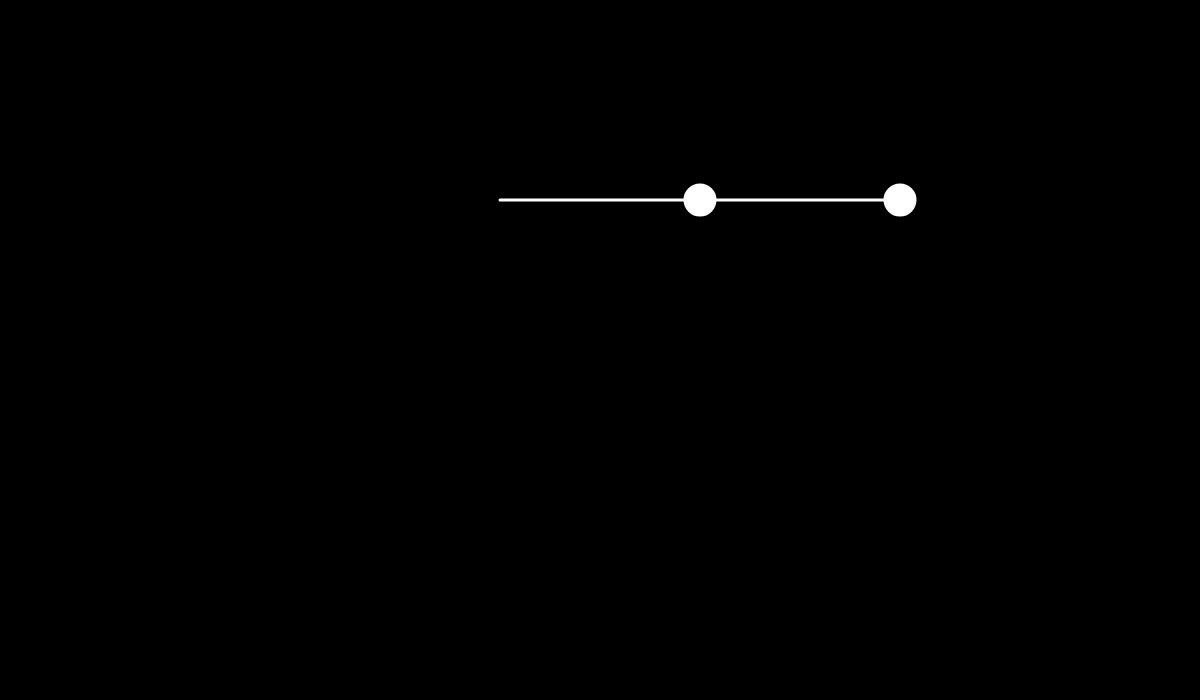
Frame 1 (no input)
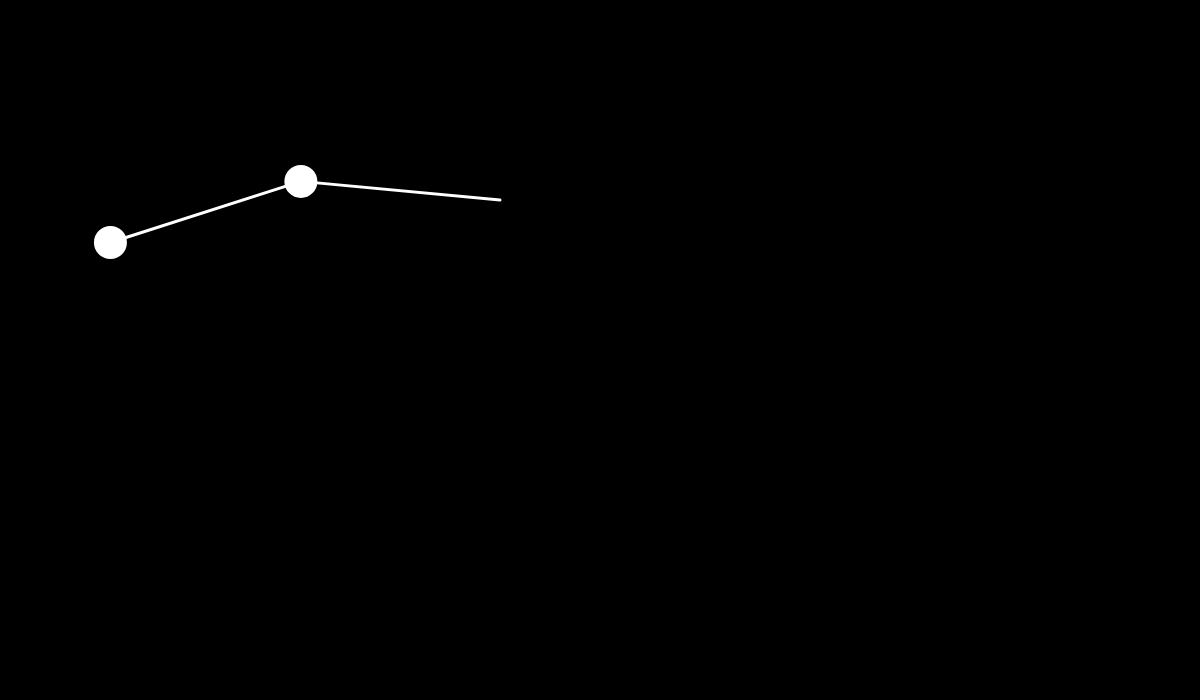
Frame 60 (no input)
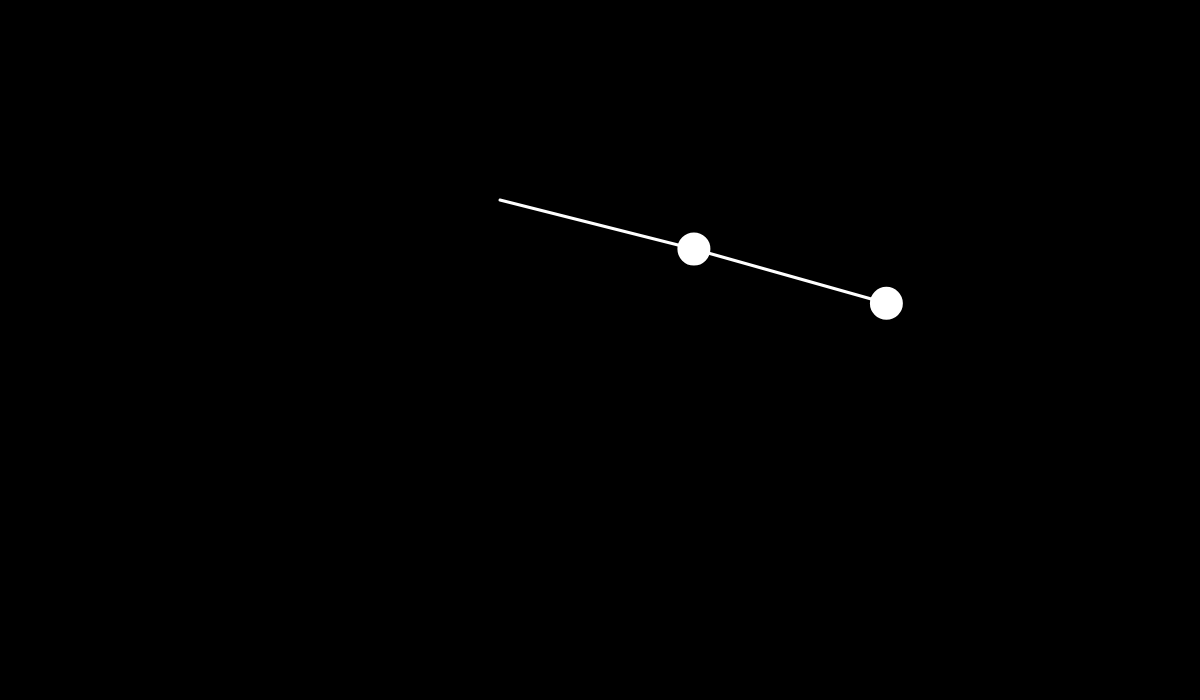
Frame 120 (the mouse pressed at the canvas centre since frame 60)

The p5.js sketch that drew these frames (run headless with seeded random() and noise() and a simulated clock; from frame 60 on, the mouse is pressed at the canvas centre):

// p5.js sketch
// ── sketch.js
//Alexi Jamal
//Code created for a simulation of double pendulum by Dan Shiffman but in p5.js library
/**
 * @param r1
 * Stands for length of rod 1
 * @param r2
 * Stands for length of rod 2
 * @param m1
 * Stands for mass 1
 * @param m2
 * Stands for mass 2
 * @param a1
 * Stands for angle 1
 * @param a2
 * Stands for angle 2
 * @param g
 * Gravity (universal value=9.8). For the graphics rendering purposes, set to g=1
 * @param pg
 * 'createGraphics' function. To be used later
 * @param px2
 * previous pixel of x
 * @param py2
 * previous pixel of y
 * 
 * 'vel' and 'acc' stand for 'velocity' and 'acceleration' respectively
 * 
 */

//Chars 'r1' and 'r2' are named in 'r' because the 'l' and '1' in coding are confusing

let r1 = 200;
let r2 = 200;
let m1 = 30;
let m2 = 30;
let a1 = Math.PI / 2;
let a2 = Math.PI / 2;
let a1_vel = 0;
let a2_vel = 0;
let g = 1;
//var pg;
let px2 = -1;
let py2 = -1;

function setup() {
  createCanvas(1200, 700);
  //pg = createGraphics(900, 900);
}

function draw() {
  background(0);

  let num1 = -g * (2 * m1 + m2) * sin(a1);
  let num2 = -m2 * g * sin(a1 - 2 * a2);
  let num3 = -2 * sin(a1 - a2) * m2;
  let num4 = a2_vel * a2_vel * r2 + a1_vel * a1_vel * r1 * cos(a1 - a2);
  let den = r1 * (2 * m1 + m2 - m2 * cos(2 * a1 - 2 * a2));

  let a1_acc = (num1 + num2 + num3 * num4) / den;

  //Didn't create new vars, just used the old ones
  num1 = 2 * sin(a1 - a2);
  num2 = (a1_vel * a1_vel * r1 * (m1 + m2));
  num3 = g * (m1 + m2) * cos(a1);
  num4 = a2_vel * a2_vel * r2 * m2 * cos(a1 - a2);
  den = r2 * (2 * m1 + m2 - m2 * cos(2 * a1 - 2 * a2));

  let a2_acc = (num1 * (num2 + num3 + num4)) / den;

  //image(pg, 0, 0);

  //translate is for drawing the line in a predefined box
  translate(500, 200);

  var x1 = r1 * sin(a1);
  var y1 = r1 * cos(a1);

  var x2 = x1 + (r2 * sin(a2));
  var y2 = y1 + (r2 * cos(a2));

  stroke(255);
  strokeWeight(3);
  line(0, 0, x1, y1);

  ellipse(x1, y1, m1, m1);

  stroke(255);
  strokeWeight(3);
  line(x1, y1, x2, y2);

  ellipse(x2, y2, m2, m2);

  stroke(255);
  strokeWeight(4);
  point(x2, y2);
  //console.log('Point x: '+x2+"\nPoint y: "+y2);

//Tried drawing a line for the past 1.5 hours, I GIVE UP...

  // pg.beginShape();
  // pg.translate(300, 50);
  // pg.stroke(255);
  // pg.strokeWeight(1);
  // pg.line(px2, py2, x2, y2);
  // pg.endShape();

  a1_vel += a1_acc;
  a2_vel += a2_acc;
  a1 += a1_vel;
  a2 += a2_vel;

  px2 = x2;
  py2 = y2;

}
